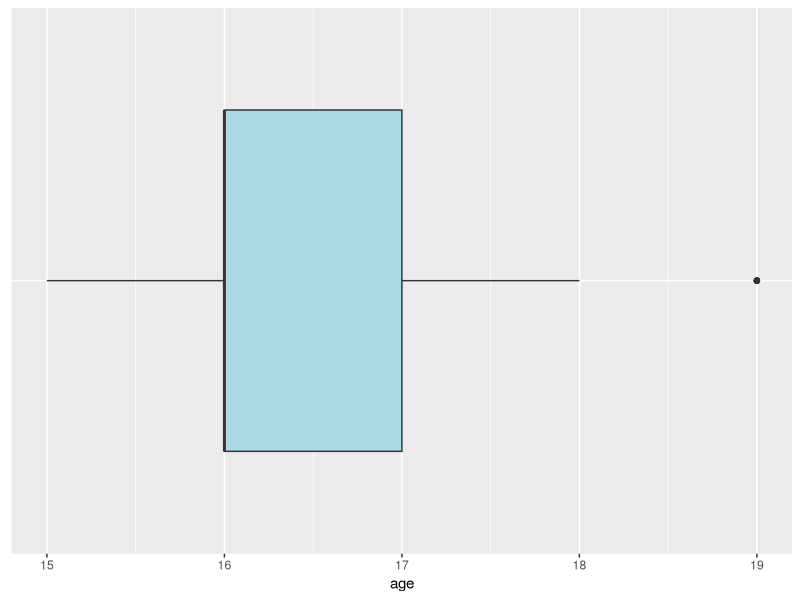
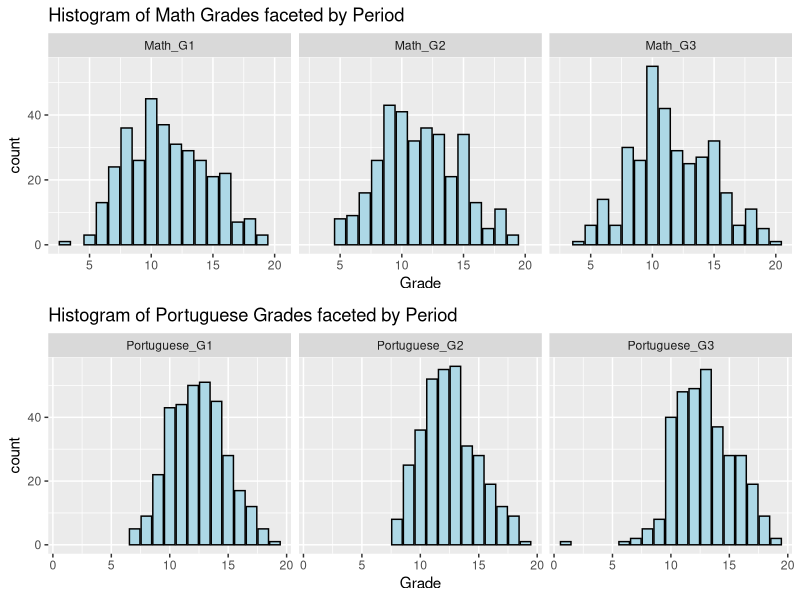

R code for these plots, in order:
## ---- chunk 1
library(ggplot2)
library(dplyr)
library(gridExtra)
library(tidyverse)
library(vcd)
## ---- chunk 2
Description = readr::read_csv(here::here("./data/clean/description.csv"))
knitr::kable(Description[c(1:13,20,22), ],
             row.names = F,font_size = 12)
## ---- chunk 3
#mat=read.table("./data/raw/student-mat.csv",sep=";",header=TRUE)
#por=read.table("./data/raw/student-por.csv",sep=";",header=TRUE)
#df=merge(mat,por,by=c("school","sex","age","address","famsize","Pstatus","Medu","Fedu","Mjob","Fjob","reason","nursery","internet","guardian","traveltime"))
#colnames(df)[colnames(df) == 'G1.x'] = 'Math_G1'
#colnames(df)[colnames(df) == 'G2.x'] = 'Math_G2'
#colnames(df)[colnames(df) == 'G3.x'] = 'Math_G3'
#colnames(df)[colnames(df) == 'G1.y'] = 'Portuguese_G1'
#colnames(df)[colnames(df) == 'G2.y'] = 'Portuguese_G2'
#colnames(df)[colnames(df) == 'G3.y'] = 'Portuguese_G3'

#df = df[df$age<20 & df$Math_G2 != 0 & df$Math_G3 != 0 & df$Portuguese_G1 != 0 & df$Portuguese_G3!=0,]
#df = df %>% mutate(Math_Grade = round((1/3)*Math_G1+(1/3)*Math_G2+(1/3)*Math_G3,2), Por_Grade = round((1/3)*Portuguese_G1+(1/3)*Portuguese_G2+(1/3)*Portuguese_G3,2))
#df = df %>% mutate(Por_Letter_Grade_G1 = case_when(Portuguese_G1 >= 18 & Portuguese_G1 <= 20 ~ 'A',
#                                        Portuguese_G1 >= 14 & Portuguese_G1 < 18 ~ 'B',
#                                        Portuguese_G1 >= 10 & Portuguese_G1 < 14 ~ 'C',
#                                        Portuguese_G1 >= 4 & Portuguese_G1 < 10 ~ 'D',
#                                        Portuguese_G1 >= 0 & Portuguese_G1 < 4 ~ 'F'),
#  Por_Letter_Grade_G2 = case_when(Portuguese_G2 >= 18 & Portuguese_G2 <= 20 ~ 'A',
#                                        Portuguese_G2 >= 14 & Portuguese_G2 < 18 ~ 'B',
#                                        Portuguese_G2 >= 10 & Portuguese_G2 < 14 ~ 'C',
#                                        Portuguese_G2 >= 4 & Portuguese_G2 < 10 ~ 'D',
#                                        Portuguese_G2 >= 0 & Portuguese_G2 < 4 ~ 'F'),
#  Por_Letter_Grade_G3 = case_when(Portuguese_G3 >= 18 & Portuguese_G3 <= 20 ~ 'A',
#                                        Portuguese_G3 >= 14 & Portuguese_G3 < 18 ~ 'B',
#                                        Portuguese_G3 >= 10 & Portuguese_G3 < 14 ~ 'C',
#                                        Portuguese_G3 >= 4 & Portuguese_G3 < 10 ~ 'D',
#                                        Portuguese_G3 >= 0 & Portuguese_G3 < 4 ~ 'F'),
#  Math_Letter_Grade_G1 = case_when(Math_G1 >= 18 & Math_G1 <= 20 ~ 'A',
#                                        Math_G1 >= 14 & Math_G1 < 18 ~ 'B',
#                                        Math_G1 >= 10 & Math_G1 < 14 ~ 'C',
#                                        Math_G1 >= 4 & Math_G1 < 10 ~ 'D',
#                                        Math_G1 >= 0 & Math_G1 < 4 ~ 'F' ),
#  Math_Letter_Grade_G2 = case_when(Math_G2 >= 18 & Math_G2 <= 20 ~ 'A',
#                                        Math_G2 >= 14 & Math_G2 < 18 ~ 'B',
#                                        Math_G2 >= 10 & Math_G2 < 14 ~ 'C',
#                                        Math_G2 >= 4 & Math_G2 < 10 ~ 'D',
#                                        Math_G2 >= 0 & Math_G2 < 4 ~ 'F' ),
#  Math_Letter_Grade_G3 = case_when(Math_G3 >= 18 & Math_G3 <= 20 ~ 'A',
#                                        Math_G3 >= 14 & Math_G3 < 18 ~ 'B',
#                                        Math_G3 >= 10 & Math_G3 < 14 ~ 'C',
#                                        Math_G3 >= 4 & Math_G3 < 10 ~ 'D',
#                                        Math_G3 >= 0 & Math_G3 < 4 ~ 'F' ),
#         absences.x = case_when(absences.x == 0 ~ 0,
#                                absences.x >0 & absences.x <= 2 ~ 1,
#                                absences.x >2 & absences.x <= 4 ~ 2,
#                                absences.x >4 & absences.x <= 8 ~ 3,
#                                absences.x >8 ~ 4),
#         absences.y = case_when(absences.y == 0 ~ 0,
#                                absences.y >0 & absences.y <= 2 ~ 1,
#                                absences.y >2 & absences.y <= 4 ~ 2,
#                                absences.y >4 ~ 3))
#write.csv(df,'./data/clean/df.csv',row.names = FALSE)

df = read.csv("./data/clean/df.csv")
ggplot(df,aes(x=factor(0),y=age))+geom_boxplot(fill='lightblue')+theme(axis.title.y=element_blank(),axis.text.y=element_blank(),axis.ticks.y=element_blank())+coord_flip()
## ---- chunk 4
math_long = df %>% pivot_longer(c(Math_G1,Math_G2,Math_G3), names_to = 'Period', values_to = 'Grade')
plot_math = ggplot(math_long,aes(x = Grade)) +
             geom_bar(fill = 'lightblue', color = 'black') +
             facet_wrap(~Period) +
             ggtitle('Histogram of Math Grades faceted by Period')

portuguese_long = df %>% pivot_longer(c(Portuguese_G1,Portuguese_G2,Portuguese_G3), names_to = 'Period', values_to = 'Grade')
plot_portuguese = ggplot(portuguese_long,aes(x = Grade)) +
             geom_bar(fill = 'lightblue', color = 'black') +
             facet_wrap(~Period) +
             ggtitle('Histogram of Portuguese Grades faceted by Period')
grid.arrange(plot_math, plot_portuguese, nrow = 2)
## ---- chunk 5
gradingscale = readr::read_csv(here::here("./data/clean/grading_scale.csv"))
knitr::kable(gradingscale,
             row.names = F,font_size = 12)
